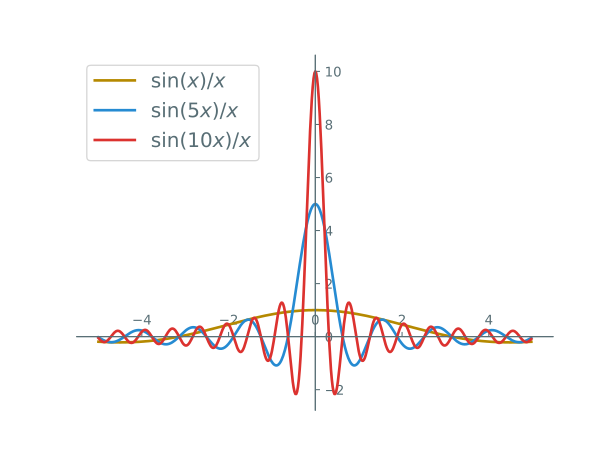

This chart was generated by the following Python code:
import matplotlib.pyplot as plt
import numpy as np

n = 100

x = np.arange(-5, 5, 0.02)
sinc1 = np.sin(1 * x) / x
sinc2 = np.sin(5 * x) / x
sinc3 = np.sin(10 * x) / x

#plt.axis([-5.1, 5.1, -1.1, 1.1])

ax = plt.gca()

ax.xaxis.set_ticks_position('bottom')
ax.spines['bottom'].set_position(('data',0))
ax.spines['bottom'].set_color('#586e75')

ax.yaxis.set_ticks_position('left')
ax.spines['left'].set_position(('data',0))
ax.spines['left'].set_color('#586e75')

ax.xaxis.set_ticks_position('top')
ax.spines['top'].set_position(('data',0))
ax.spines['top'].set_color('#586e75')

ax.yaxis.set_ticks_position('right')
ax.spines['right'].set_position(('data',0))
ax.spines['right'].set_color('#586e75')

ax.tick_params(axis='x', colors='#586e75')
ax.tick_params(axis='y', colors='#586e75')

plt.plot(x, sinc1, color="#b58900", linestyle="-", linewidth=2, label=r'$\sin(x) / x$')
plt.plot(x, sinc2, color="#268bd2", linestyle="-", linewidth=2, label=r'$\sin(5x) / x$')
plt.plot(x, sinc3, color="#dc322f", linestyle="-", linewidth=2, label=r'$\sin(10x) / x$')

legend = plt.legend(loc='upper left', prop={'family':'EB Garamond', 'size':15})
plt.setp(legend.get_texts(), color='#586e75')

plt.savefig('sinc.svg', transparent=True)
